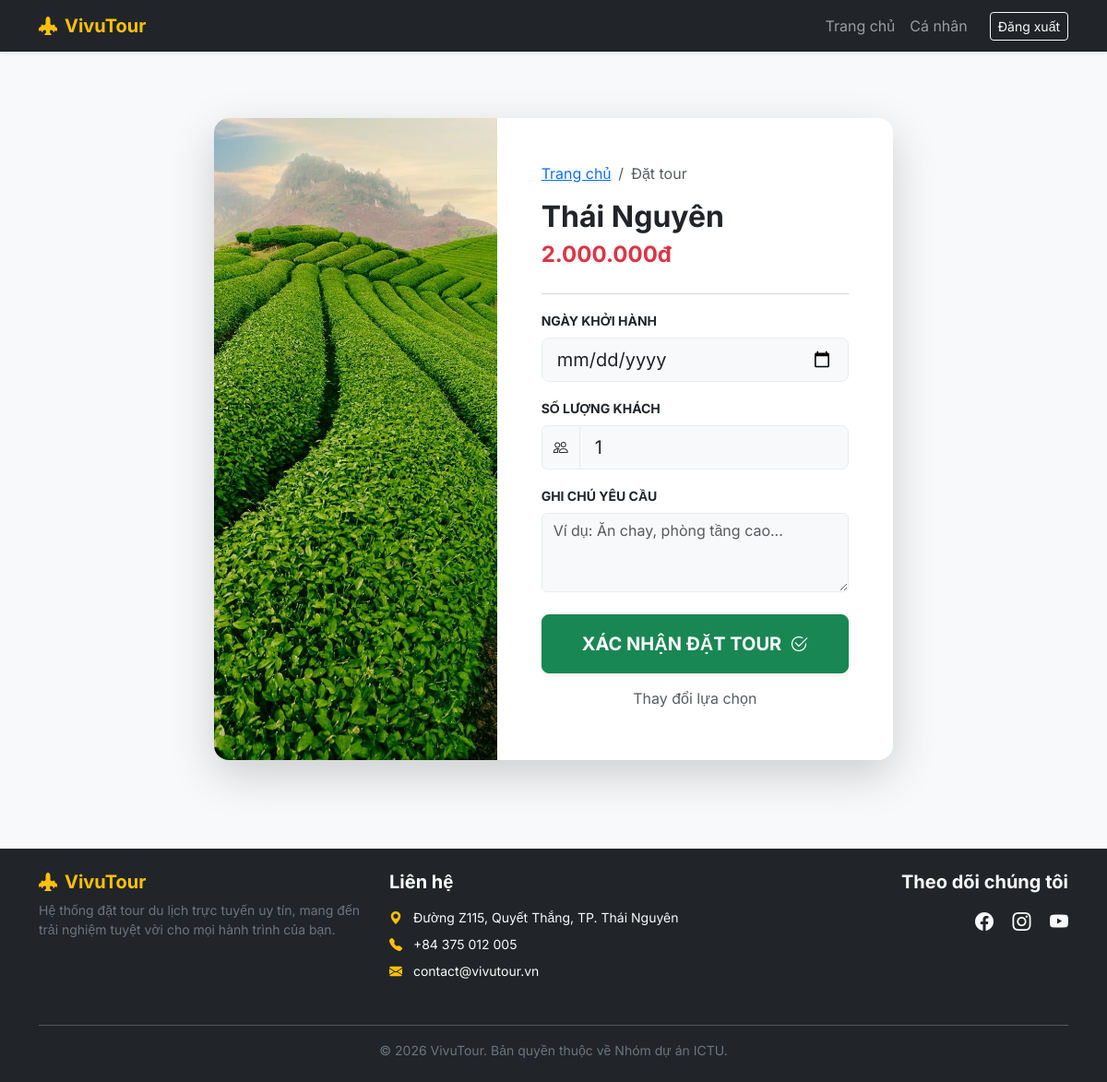
/book/1 (signed in), run on an earlier commit of the app's database.
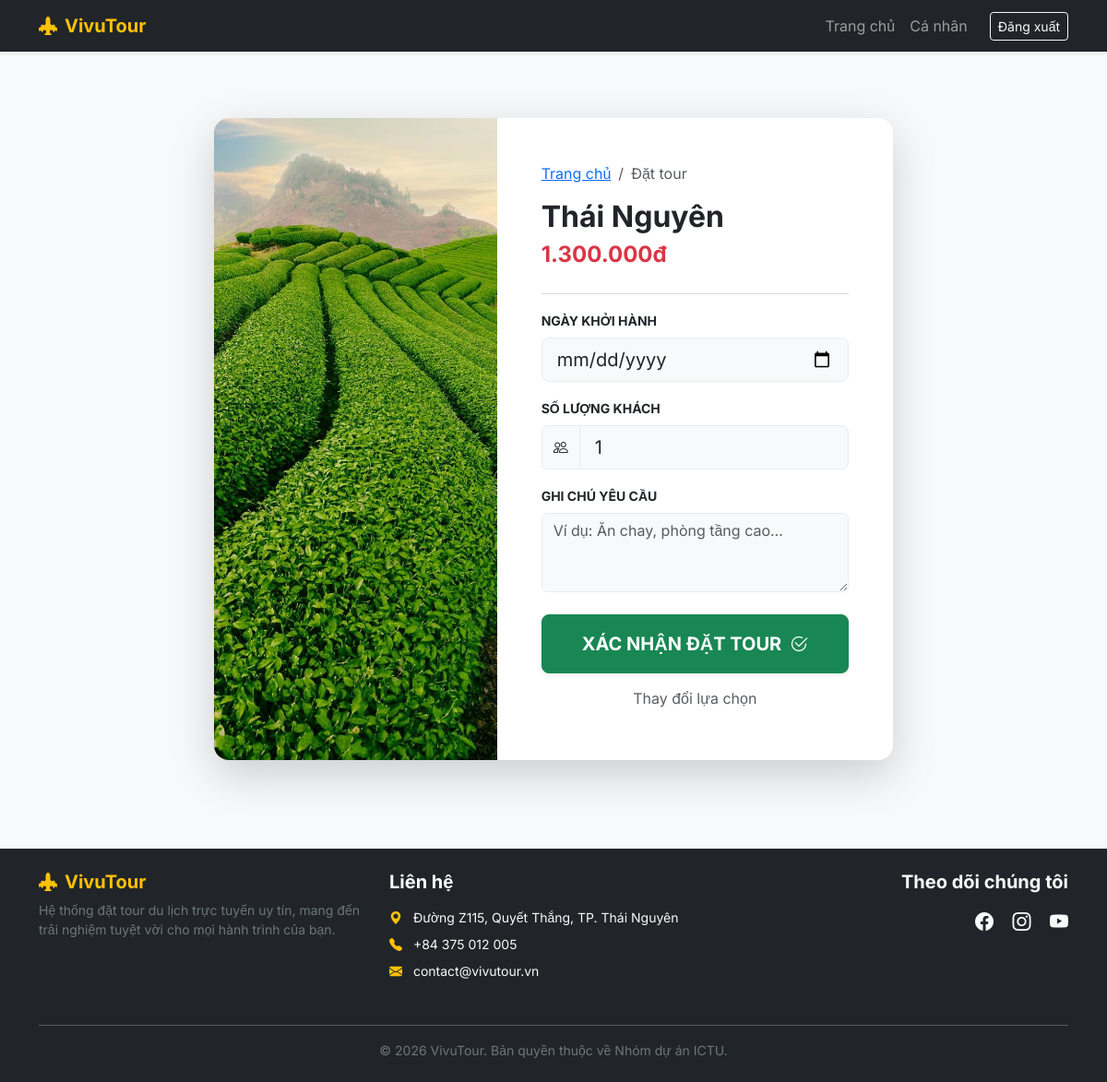
And on a later commit of the database.
### app.py (models this page shows)
class Tour(db.Model):
    id = db.Column(db.Integer, primary_key=True)
    name = db.Column(db.String(100), nullable=False)
    price = db.Column(db.String(50), nullable=False)
    image = db.Column(db.String(100), nullable=False)
    description = db.Column(db.Text)  # Cột này sẽ chứa nội dung chi tiết

### app.py (the view, shortened to what this page needs)
@app.route('/book/<int:tour_id>', methods=['GET', 'POST'])
@login_required
def booking(tour_id):
    tour = Tour.query.get_or_404(tour_id)
    return render_template('booking.html', tour=tour)

### app.py (called while the page is built)
@login_manager.user_loader
def load_user(user_id):
    return User.query.get(int(user_id))

### templates/booking.html (shortened to what this page needs)
{% extends "base.html" %}
{% block content %}
<div class="row justify-content-center py-5">
    <div class="col-md-10 col-lg-8">
        <div class="card shadow-lg border-0 rounded-4 overflow-hidden">
            <div class="row g-0">
                <div class="col-md-5">
                    <img src="{{ url_for('static', filename='images/' + tour.image) }}"
                         class="img-fluid h-100"
                         style="object-fit: cover; min-height: 300px;"
                         alt="{{ tour.name }}"
                         onerror="this.src='https://via.placeholder.com/500x700?text=Du+Lịch'">
                </div>
                <div class="col-md-7">
                    <div class="card-body p-4 p-lg-5">
                        <nav aria-label="breadcrumb">
                            <ol class="breadcrumb small">
                                <li class="breadcrumb-item"><a href="/">Trang chủ</a></li>
                                <li class="breadcrumb-item active">Đặt tour</li>
                            </ol>
                        </nav>
                        <h2 class="fw-bold text-dark mb-1">{{ tour.name }}</h2>
                        <p class="text-danger fs-4 fw-bold mb-4">{{ tour.price }} </p>
                        <hr class="text-muted opacity-25">
                        <form action="/book/{{ tour.id }}" method="POST">
                            <div class="mb-3">
                                <label class="form-label fw-bold small text-uppercase">Ngày khởi hành</label>
                                <input type="date" name="departure_date" class="form-control form-control-lg border-light-subtle bg-light" required>
                            </div>
                            <div class="mb-3">
                                <label class="form-label fw-bold small text-uppercase">Số lượng khách</label>
                                <div class="input-group">
                                    <span class="input-group-text bg-light border-light-subtle"><i class="bi bi-people"></i></span>
                                    <input type="number" name="guests" class="form-control form-control-lg border-light-subtle bg-light" min="1" max="20" value="1" required>
                                </div>
                            </div>
                            <div class="mb-4">
                                <label class="form-label fw-bold small text-uppercase">Ghi chú yêu cầu</label>
                                <textarea name="note" class="form-control border-light-subtle bg-light" rows="3" placeholder="Ví dụ: Ăn chay, phòng tầng cao..."></textarea>
                            </div>
                            <div class="d-grid gap-2">
                                {% if current_user.is_authenticated %}
                                    <button type="submit" class="btn btn-success btn-lg py-3 fw-bold rounded-3 shadow-sm">
                                        XÁC NHẬN ĐẶT TOUR <i class="bi bi-check2-circle ms-1"></i>
                                    </button>
                                {% else %}
                                    <a href="/login" class="btn btn-warning btn-lg py-3 fw-bold rounded-3 shadow-sm">
                                        ĐĂNG NHẬP ĐỂ ĐẶT TOUR
                                    </a>
                                {% endif %}
                                <a href="/" class="btn btn-link text-muted text-decoration-none">Thay đổi lựa chọn</a>
                            </div>
                        </form>
                    </div>
                </div>
            </div>
        </div>
    </div>
</div>
{% endblock %}

What changed in the data, as far as the page shows it:
changed Tour "Thái Nguyên": price "2.000.000đ" → "1.300.000đ"
